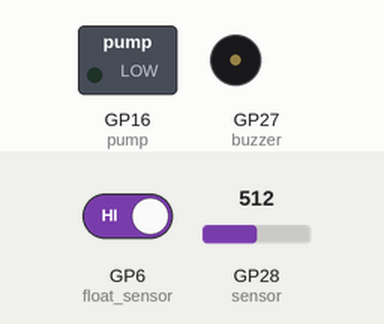
This sketch was run on a simulated Raspberry Pi Pico. Shown: switched loads named in the sketch (green lamp = pin HIGH), buzzer (waves = sounding). The inputs (shaded band) are chosen by the test bench; at power-on: GP6 (float_sensor) HIGH, GP28 (sensor) = 512.

Above: at 4.4 s.
4.5 s: GP6 (float_sensor) driven LOW
At 7.8 s:
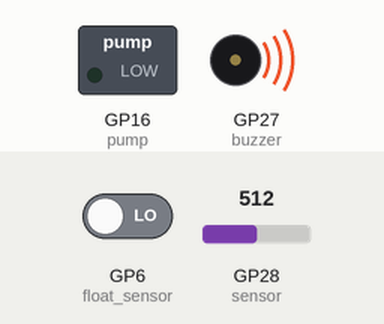
8.5 s: GP28 (sensor) set to 587
12.5 s: GP28 (sensor) set to 609
At 13.1 s:
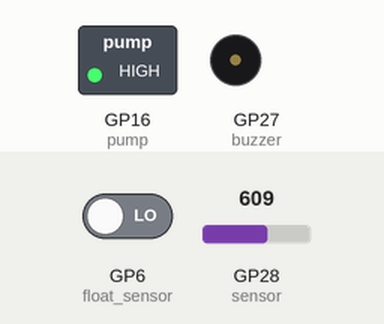
24.4 s: GP28 (sensor) set to 716
Timing chart, 0 to 33.0 s (numbered marks = the images above; inputs shaded):
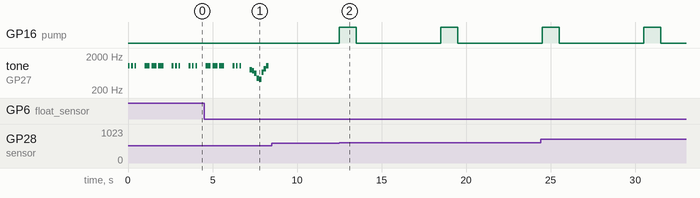

The sketch:

gardenslave.ino
```cpp
// Uncomment the target platform and recompile:
// #define NANO
#define PICO

// Pin definitions for Raspberry Pi Pico
#ifdef PICO
  const int buzzer       = 27; // Piezo buzzer output pin
  const int float_sensor = 6;  // Float switch input pin (active-LOW with pullup)
  const int pump         = 16; // Water pump control pin
#endif

// Pin definitions for Arduino Nano (disabled)
// #ifdef NANO
//   const int buzzer       = 11;
//   const int float_sensor = 6;
//   const int pump         = 13;
//   const int pump2        = 18; // second pump (if needed)
// #endif

// Soil moisture calibration (raw ADC values)
const int AirValue   = 632; // reading in air (dry)
const int WaterValue = 450; // reading in water (wet)
const int DryValue = 600;   // dry threshold
int soilMoistureValue   = 0; // raw ADC reading
int soilMoistureValue2  = 0; // (unused) second sensor reading
int soilMoisturePercent = 0; // mapped percentage (0–100)

// Buzzer melodies: delays for SOS, frequencies for Zelda tune
int sos[]   = { 100,100,100, 300,300,300, 100,100,100 };
int zelda[] = { 784,740,622,440,415,659,831,1047 };

bool low_water = false; // state of the float switch

void setup() {
  pinMode(buzzer, OUTPUT);          // buzzer as output
  pinMode(float_sensor, INPUT_PULLUP); // float switch with internal pull-up
  pinMode(pump, OUTPUT);            // pump as output
  // #ifdef NANO
  //   pinMode(pump2, OUTPUT);        // optional second pump
  // #endif
}

// Play SOS: 3 short, 3 long, 3 short tones
void Sos() {
  for (int i = 0; i < 9; i++) {
    tone(buzzer, 1047);            // fixed pitch
    delay(sos[i]);                 // short or long duration
    noTone(buzzer);                // stop tone
    delay(100);                    // brief pause
    if (i == 2 || i == 5 || i == 8) {
      delay(400);                  // pause between letters
    }
  }
}

// Play Zelda melody: eight notes
void Zelda() {
  for (int i = 0; i < 8; i++) {
    tone(buzzer, zelda[i]);        // play each frequency
    delay(140);                    // fixed note length
  }
  noTone(buzzer);                  // stop buzzer at end
}

// Main control loop
void loop() {
  // Read float switch (LOW when water present)
  low_water = digitalRead(float_sensor);

  if (!low_water) {
    // If float switch indicates water, check soil moisture
    soilMoistureValue = analogRead(A2); // raw reading from moisture sensor

    if (soilMoistureValue >= DryValue) {
      // If very dry, run pump for 1 second, then wait 5 seconds
      digitalWrite(pump, HIGH);
      delay(1000);
      digitalWrite(pump, LOW);
      delay(5000);
    }

    // Optional second pump logic (commented out)
    // soilMoistureValue2 = analogRead(A1);
    // if (soilMoistureValue2 >= 600) {
    //   digitalWrite(pump2, HIGH);
    //   delay(1000);
    //   digitalWrite(pump2, LOW);
    //   delay(5000);
    // }
  }

  if (low_water) {
    // If tank is empty, repeatedly sound SOS until refilled
    while (digitalRead(float_sensor)) {
      Sos();
    }
    // Once float switch reads water again, play Zelda tune once
    Zelda();
  }
}
```

Measured:
- the behaviour switches between 599 and 600 on GP28 (sensor) (found by bisection; images 1 and 2)
- after the input at 8.5 s, every drawn part: stays the same
- after the input at 12.5 s, GP16 (pump): alternates HIGH for 1.0 s and LOW for 5.0 s, starting at once
- by itself, tone on GP27 (buzzer): plays 1047 Hz for 0.10 s, 1047 Hz for 0.10 s, 1047 Hz for 0.10 s, 1047 Hz for 0.30 s, 1047 Hz for 0.30 s, 1047 Hz for 0.30 s … (12 notes in this stretch)
